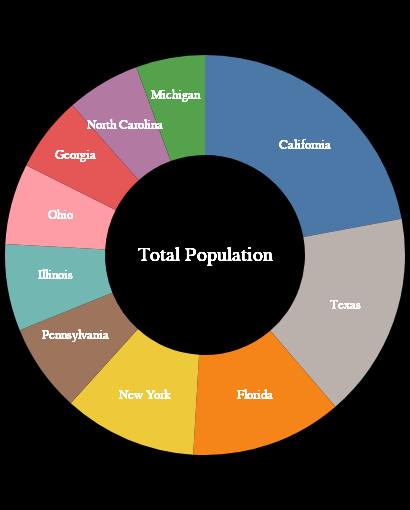

The Vega-Lite source for this figure:
### Vega-Lite specification from a JSON file in a GitHub repository (floating-point values rounded to 4 significant figures)
{"$schema": "https://vega.github.io/schema/vega-lite/v5.json", "view": {"stroke": "black"}, "width": 400, "height": 500, "data": {"values": [{"State": "California", "value": 39613493}, {"State": "Texas", "value": 29730311}, {"State": "Florida", "value": 21944577}, {"State": "New York", "value": 19299981}, {"State": "Pennsylvania", "value": 12804123}, {"State": "Illinois", "value": 12569321}, {"State": "Ohio", "value": 11714618}, {"State": "Georgia", "value": 10830007}, {"State": "North Carolina", "value": 10701022}, {"State": "Michigan", "value": 9992427}]}, "layer": [{"params": [{"name": "hover", "select": {"type": "point", "on": "mouseover"}}], "mark": {"type": "arc", "innerRadius": 100, "stroke": "white"}, "encoding": {"theta": {"field": "value", "type": "quantitative"}, "color": {"field": "State", "type": "nominal", "legend": null}, "tooltip": [{"field": "State", "type": "nominal", "title": "State"}, {"field": "value", "type": "quantitative", "title": "Total Population"}], "strokeWidth": {"condition": [{"param": "hover", "empty": false, "value": 3}], "value": 0}, "order": {"field": "value", "type": "quantitative", "sort": "descending"}}}, {"transform": [{"calculate": "'California'", "as": "text_annotation_raw"}, {"calculate": "split(datum.text_annotation_raw,';')", "as": "text_annotation"}], "mark": {"type": "text", "dx": 100, "dy": -110}, "encoding": {"text": {"field": "text_annotation"}, "color": {"value": "#FFFFFF"}, "size": {"value": 13}}}, {"transform": [{"calculate": "'Texas'", "as": "text_annotation_raw"}, {"calculate": "split(datum.text_annotation_raw,';')", "as": "text_annotation"}], "mark": {"type": "text", "dx": 140, "dy": 50}, "encoding": {"text": {"field": "text_annotation"}, "color": {"value": "#FFFFFF"}, "size": {"value": 13}}}, {"transform": [{"calculate": "'Pennsylvania'", "as": "text_annotation_raw"}, {"calculate": "split(datum.text_annotation_raw,';')", "as": "text_annotation"}], "mark": {"type": "text", "dx": -130, "dy": 80}, "encoding": {"text": {"field": "text_annotation"}, "color": {"value": "#FFFFFF"}, "size": {"value": 13}}}, {"transform": [{"calculate": "'Ohio'", "as": "text_annotation_raw"}, {"calculate": "split(datum.text_annotation_raw,';')", "as": "text_annotation"}], "mark": {"type": "text", "dx": -145, "dy": -40}, "encoding": {"text": {"field": "text_annotation"}, "color": {"value": "#FFFFFF"}, "size": {"value": 13}}}, {"transform": [{"calculate": "'North Carolina'", "as": "text_annotation_raw"}, {"calculate": "split(datum.text_annotation_raw,';')", "as": "text_annotation"}], "mark": {"type": "text", "dx": -80, "dy": -130}, "encoding": {"text": {"field": "text_annotation"}, "color": {"value": "#FFFFFF"}, "size": {"value": 13}}}, {"transform": [{"calculate": "'New York'", "as": "text_annotation_raw"}, {"calculate": "split(datum.text_annotation_raw,';')", "as": "text_annotation"}], "mark": {"type": "text", "dx": -60, "dy": 140}, "encoding": {"text": {"field": "text_annotation"}, "color": {"value": "#FFFFFF"}, "size": {"value": 13}}}, {"transform": [{"calculate": "'Michigan'", "as": "text_annotation_raw"}, {"calculate": "split(datum.text_annotation_raw,';')", "as": "text_annotation"}], "mark": {"type": "text", "dx": -30, "dy": -160}, "encoding": {"text": {"field": "text_annotation"}, "color": {"value": "#FFFFFF"}, "size": {"value": 13}}}, {"transform": [{"calculate": "'Illinois'", "as": "text_annotation_raw"}, {"calculate": "split(datum.text_annotation_raw,';')", "as": "text_annotation"}], "mark": {"type": "text", "dx": -150, "dy": 20}, "encoding": {"text": {"field": "text_annotation"}, "color": {"value": "#FFFFFF"}, "size": {"value": 13}}}, {"transform": [{"calculate": "'Georgia'", "as": "text_annotation_raw"}, {"calculate": "split(datum.text_annotation_raw,';')", "as": "text_annotation"}], "mark": {"type": "text", "dx": -130, "dy": -100}, "encoding": {"text": {"field": "text_annotation"}, "color": {"value": "#FFFFFF"}, "size": {"value": 13}}}, {"transform": [{"calculate": "'Florida'", "as": "text_annotation_raw"}, {"calculate": "split(datum.text_annotation_raw,';')", "as": "text_annotation"}], "mark": {"type": "text", "dx": 50, "dy": 140}, "encoding": {"text": {"field": "text_annotation"}, "color": {"value": "#FFFFFF"}, "size": {"value": 13}}}, {"transform": [{"calculate": "'Total Population'", "as": "text_annotation_raw"}, {"calculate": "split(datum.text_annotation_raw,';')", "as": "text_annotation"}], "mark": {"type": "text", "dx": 0, "dy": 0}, "encoding": {"text": {"field": "text_annotation"}, "color": {"value": "#FFFFFF"}, "size": {"value": 20}}}], "background": "balck"}
